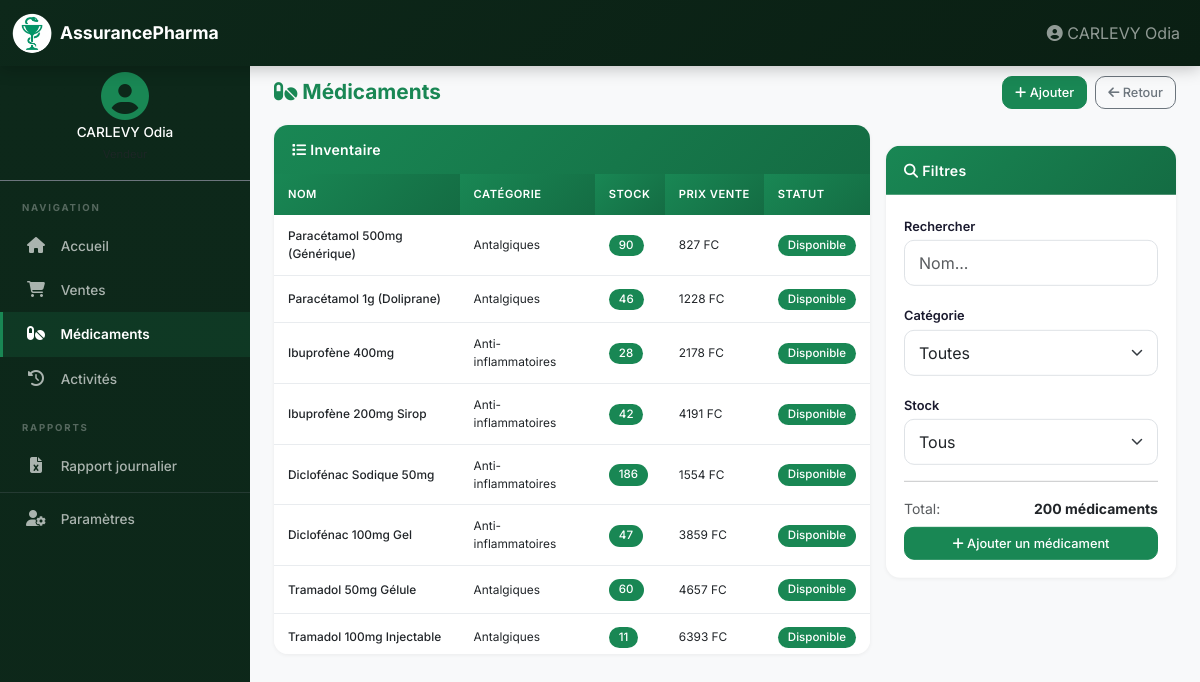
Page /employee/medicaments (signed in) on the committed database.
### app/models/__init__.py (models this page shows, shortened)
class Employee(UserMixin, db.Model):
    __tablename__ = 'employees'
    id = db.Column(db.Integer, primary_key=True)
    nom = db.Column(db.String(100), nullable=False)
    postnom = db.Column(db.String(100))
    prenom = db.Column(db.String(100), nullable=False)
    email = db.Column(db.String(120), unique=True, nullable=False, index=True)
    telephone = db.Column(db.String(20))
    fonction = db.Column(db.String(100), nullable=False)
    password_hash = db.Column(db.String(200), nullable=False)
    actif = db.Column(db.Boolean, default=True)
    gerant_id = db.Column(db.Integer, db.ForeignKey('users.id'), nullable=False)
    created_at = db.Column(db.DateTime, default=datetime.utcnow)
    updated_at = db.Column(db.DateTime, default=datetime.utcnow, onupdate=datetime.utcnow)
    photo = db.Column(db.String(255))
    sales = db.relationship('Sale', backref='employee', lazy=True)

class Medicine(db.Model):
    __tablename__ = 'medicines'
    id = db.Column(db.Integer, primary_key=True)
    nom = db.Column(db.String(150), nullable=False, index=True)
    categorie = db.Column(db.String(100), nullable=False)
    description = db.Column(db.Text)
    prix_achat = db.Column(db.Float, nullable=False)
    prix_vente = db.Column(db.Float, nullable=False)
    quantite = db.Column(db.Integer, default=0)
    stock_minimum = db.Column(db.Integer, default=10)
    date_expiration = db.Column(db.Date)
    gerant_id = db.Column(db.Integer, db.ForeignKey('users.id'), nullable=False)
    fournisseur_id = db.Column(db.Integer, db.ForeignKey('suppliers.id'))
    created_at = db.Column(db.DateTime, default=datetime.utcnow)
    updated_at = db.Column(db.DateTime, default=datetime.utcnow, onupdate=datetime.utcnow)
    fournisseur = db.relationship('Supplier', backref='medicines')
    sales_items = db.relationship('SaleItem', backref='medicine', lazy=True)
    @property
    def stock_faible(self):
        return self.quantite < self.stock_minimum

### app/routes/employee.py (the view)
@employee_bp.route('/medicaments')
@login_required
def medicines():
    if hasattr(current_user, 'role'):
        return redirect(url_for('dashboard.index'))
    medicines = Medicine.query.filter_by(gerant_id=current_user.gerant_id).all()
    categories = Category.query.filter_by(gerant_id=current_user.gerant_id).order_by(Category.nom).all()
    return render_template('employee/medicines.html', medicines=medicines, categories=categories)

### app/models/__init__.py (called while the page is built)
@login_manager.user_loader
def load_user(user_id):
    if user_id.startswith('E'):
        return Employee.query.get(int(user_id[1:]))
    return User.query.get(int(user_id))

### app/templates/employee/medicines.html (shortened to what this page needs)
{% extends "base.html" %}
{% block content %}
<div class="fade-in">
  <div class="d-flex justify-content-between align-items-center mb-3 flex-wrap gap-2">
    <h4 class="page-title mb-0"><i class="fas fa-pills"></i> Médicaments</h4>
    <div class="d-flex gap-2">
      <button class="btn btn-success btn-sm" data-bs-toggle="modal" data-bs-target="#addMedicineModal">
        <i class="fas fa-plus"></i> Ajouter
      </button>
      <a href="{{ url_for('employee.index') }}" class="btn btn-outline-secondary btn-sm">
        <i class="fas fa-arrow-left"></i> Retour
      </a>
    </div>
  </div>
  <div class="row g-2 g-md-3 mb-3">
    <div class="col-md-8">
      <div class="card">
        <div class="card-header"><i class="fas fa-list"></i> Inventaire</div>
        <div class="card-body p-0">
          <div class="table-responsive" style="max-height: 480px; overflow-y: auto;">
            <table class="table mb-0">
              <thead>
                <tr>
                  <th>Nom</th>
                  <th class="d-none d-sm-table-cell">Catégorie</th>
                  <th>Stock</th>
                  <th>Prix vente</th>
                  <th>Statut</th>
                </tr>
              </thead>
              <tbody>
                {% for m in medicines %}
                <tr>
                  <td class="small fw-medium">{{ m.nom }}</td>
                  <td class="d-none d-sm-table-cell small">{{ m.categorie }}</td>
                  <td>
                    <span class="badge {% if m.quantite <= 0 %}bg-dark{% elif m.stock_faible %}bg-danger{% else %}bg-success{% endif %}">
                      {{ m.quantite }}
                    </span>
                  </td>
                  <td class="small">{{ "%.0f"|format(m.prix_vente) }} FC</td>
                  <td>
                    {% if m.quantite <= 0 %}
                    <span class="badge bg-dark">Rupture</span>
                    {% elif m.stock_faible %}
                    <span class="badge bg-warning text-dark">Faible</span>
                    {% else %}
                    <span class="badge bg-success">Disponible</span>
                    {% endif %}
                  </td>
                </tr>
                {% endfor %}
              </tbody>
            </table>
          </div>
        </div>
      </div>
    </div>
    <div class="col-md-4">
      <div class="card sticky-md-top" style="top: 70px;">
        <div class="card-header"><i class="fas fa-search"></i> Filtres</div>
        <div class="card-body">
          <div class="mb-3">
            <label class="form-label">Rechercher</label>
            <input type="text" class="form-control form-control-sm" id="searchMed" placeholder="Nom..." onkeyup="filterMedicines(this.value)">
          </div>
          <div class="mb-3">
            <label class="form-label">Catégorie</label>
            <select class="form-select form-select-sm" id="categoryFilter" onchange="filterMedicines(document.getElementById('searchMed').value)">
              <option value="">Toutes</option>
            </select>
          </div>
          <div class="mb-3">
            <label class="form-label">Stock</label>
            <select class="form-select form-select-sm" id="stockFilter" onchange="filterMedicines(document.getElementById('searchMed').value)">
              <option value="">Tous</option>
            </select>
          </div>
          <hr>
          <div class="d-flex justify-content-between small">
            <span class="text-muted">Total:</span>
            <strong>{{ medicines|length }} médicaments</strong>
          </div>
          <button class="btn btn-success btn-sm w-100 mt-2" data-bs-toggle="modal" data-bs-target="#addMedicineModal">
            <i class="fas fa-plus"></i> Ajouter un médicament
          </button>
        </div>
      </div>
    </div>
  </div>
</div>
{% endblock %}

### app/templates/base.html (shortened to what this page needs)
<!doctype html>
<html lang="fr">
  <head>
    <link href="https://cdn.jsdelivr.net/npm/bootstrap@5.3.0/dist/css/bootstrap.min.css" rel="stylesheet" />
    <link rel="stylesheet" href="https://cdnjs.cloudflare.com/ajax/libs/font-awesome/6.5.0/css/all.min.css" />
    <link rel="stylesheet" href="{{ url_for('static', filename='css/style.css') }}" />
  </head>
  <body>
    <nav class="navbar navbar-expand-lg navbar-dark bg-primary fixed-top">
      <div class="container-fluid">
        <span class="navbar-brand">
          <img src="{{ url_for('static', filename='icons/Coupe_Hygie2.png') }}" alt="Logo" class="logo-img">
          <span class="brand-text">AssurancePharma</span>
        </span>
        <div class="collapse navbar-collapse" id="navbarNav">
          <ul class="navbar-nav ms-auto align-items-center">
            {% if current_user.is_authenticated %}
            <li class="nav-item">
              <span class="nav-link" style="cursor:default">
                <i class="fas fa-user-circle"></i>
                <span class="d-none d-md-inline">{{ current_user.prenom }} {{ current_user.nom }}</span>
              </span>
            </li>
            {% endif %}
          </ul>
        </div>
      </div>
    </nav>
    {% if current_user.is_authenticated %}
    <div class="app-layout">
      <div class="sidebar desktop-only">
        <div class="sidebar-user text-center py-3 border-bottom border-secondary">
          {% if current_user.photo %}
          <img src="{{ url_for('static', filename='uploads/' + current_user.photo) }}" alt="Photo" class="rounded-circle mb-1" style="width:50px;height:50px;object-fit:cover;border:2px solid var(--primary);">
          {% else %}
          <i class="fas fa-user-circle fa-3x mb-1" style="color:var(--primary);"></i>
          {% endif %}
          <h6 class="text-white mb-0" style="font-size:0.85rem;">{{ current_user.prenom }} {{ current_user.nom }}</h6>
          <small class="text-muted" style="font-size:0.7rem;">
          </small>
        </div>
        <div class="sidebar-section">Navigation</div>
        {% if current_user.role is defined and current_user.role in ('gerant', 'co-gerant') %}
        <a class="nav-link {% if request.endpoint == 'dashboard.index' %}active{% endif %}" href="{{ url_for('dashboard.index') }}"><i class="fas fa-home"></i> Dashboard</a>
        <a class="nav-link {% if request.endpoint and request.endpoint.startswith('medicines.') %}active{% endif %}" href="{{ url_for('medicines.list_medicines') }}"><i class="fas fa-pills"></i> Médicaments</a>
        <a class="nav-link {% if request.endpoint and request.endpoint.startswith('suppliers.') %}active{% endif %}" href="{{ url_for('suppliers.list_suppliers') }}"><i class="fas fa-truck"></i> Fournisseurs</a>
        <a class="nav-link {% if request.endpoint and request.endpoint.startswith('sales.') %}active{% endif %}" href="{{ url_for('sales.list_sales') }}"><i class="fas fa-shopping-cart"></i> Ventes</a>
        <div class="sidebar-section">Gestion</div>
        <a class="nav-link {% if request.endpoint and request.endpoint.startswith('employees.') %}active{% endif %}" href="{{ url_for('employees.list_employees') }}"><i class="fas fa-users"></i> Employés</a>
        <a class="nav-link {% if request.endpoint and request.endpoint.startswith('reports.') %}active{% endif %}" href="{{ url_for('reports.index') }}"><i class="fas fa-file-excel"></i> Rapports</a>
        <a class="nav-link {% if request.endpoint and request.endpoint.startswith('activities.') %}active{% endif %}" href="{{ url_for('activities.list_activities') }}"><i class="fas fa-history"></i> Activités</a>
        <a class="nav-link {% if request.endpoint and request.endpoint.startswith('categories.') %}active{% endif %}" href="{{ url_for('categories.list_categories') }}"><i class="fas fa-tags"></i> Catégories</a>
        {% if current_user.role == 'gerant' %}
        <a class="nav-link {% if request.endpoint and 'co_gerant' in request.endpoint %}active{% endif %}" href="{{ url_for('auth.list_co_gerants') }}"><i class="fas fa-user-friends"></i> Co-gérants</a>
        {% endif %}
        <hr class="border-secondary my-1">
        <a class="nav-link {% if request.endpoint == 'auth.profil' %}active{% endif %}" href="{{ url_for('auth.profil') }}"><i class="fas fa-user-cog"></i> Paramètres</a>
        {% else %}
        <a class="nav-link {% if request.endpoint == 'employee.index' %}active{% endif %}" href="{{ url_for('employee.index') }}"><i class="fas fa-home"></i> Accueil</a>
        <a class="nav-link {% if request.endpoint == 'sales.sales_interface' %}active{% endif %}" href="{{ url_for('sales.sales_interface') }}"><i class="fas fa-shopping-cart"></i> Ventes</a>
        <a class="nav-link {% if request.endpoint == 'employee.medicines' %}active{% endif %}" href="{{ url_for('employee.medicines') }}"><i class="fas fa-pills"></i> Médicaments</a>
        <a class="nav-link {% if request.endpoint == 'employee.activities' %}active{% endif %}" href="{{ url_for('employee.activities') }}"><i class="fas fa-history"></i> Activités</a>
        <div class="sidebar-section">Rapports</div>
        <a class="nav-link {% if request.endpoint == 'employee.report' %}active{% endif %}" href="{{ url_for('employee.report') }}"><i class="fas fa-file-excel"></i> Rapport journalier</a>
        <hr class="border-secondary my-1">
        <a class="nav-link {% if request.endpoint == 'auth.profil' %}active{% endif %}" href="{{ url_for('auth.profil') }}"><i class="fas fa-user-cog"></i> Paramètres</a>
        {% endif %}
      </div>
      <div class="main-content">
    {% else %}
    <div class="container-fluid px-0">
    {% endif %}
      {% block content %}{% endblock %}
    {% if current_user.is_authenticated %}
      </div>
    </div>
    {% else %}
    </div>
    {% endif %}
  </body>
</html>

### app/static/css/style.css (style rules this page uses)
:root { --primary: #198754; --primary-dark: #146c43; --primary-light: #d1e7dd; --primary-glow: rgba(25, 135, 84, 0.15); --secondary: #6c757d; --success: #198754; --warning: #ffc107; --danger: #dc3545; --info: #0dcaf0; --dark: #1a1a2e; --gray-100: #f8f9fa; --gray-200: #e9ecef; --gray-300: #dee2e6; --gray-600: #6c757d; --sidebar-width: 250px; --nav-height: 56px; --radius: 14px; --radius-sm: 10px; --shadow: 0 1px 4px rgba(0,0,0,0.06); --shadow-lg: 0 4px 20px rgba(0,0,0,0.1); }
* { box-sizing: border-box; }
body { padding-top: var(--nav-height); font-family: "Inter", "Segoe UI", Tahoma, Geneva, Verdana, sans-serif; background-color: var(--gray-100); color: var(--dark); min-height: 100vh; -webkit-font-smoothing: antialiased; }
.brand-text { font-weight: 700; font-size: 1.1rem; }
.logo-img { width: 40px; height: 40px; border-radius: 50%; object-fit: contain; margin-right: 8px; vertical-align: middle; }
.logo-img { width: 40px; height: 40px; border-radius:50%; object-fit: contain; margin-right: 8px; vertical-align: middle; }
.page-title { font-weight: 700; margin-bottom: 0; font-size: 1.3rem; color: var(--primary); }
.app-layout { display: flex; min-height: calc(100vh - var(--nav-height)); background: var(--gray-100); }
.sidebar { width: var(--sidebar-width); background: linear-gradient(180deg, #0d281a 0%, #0a1f13 100%); flex-shrink: 0; padding-top: 0; position: sticky; top: var(--nav-height); height: calc(100vh - var(--nav-height)); overflow-y: auto; z-index: 100; }
.sidebar .nav-link { color: rgba(255, 255, 255, 0.65); padding: 12px 22px; border-radius: 0; transition: all 0.2s; border-left: 3px solid transparent; font-size: 0.85rem; font-weight: 500; }
.sidebar .nav-link.active { color: white; background: rgba(25, 135, 84, 0.18); border-left-color: var(--primary); font-weight: 600; }
.sidebar .nav-link i { width: 22px; margin-right: 10px; text-align: center; font-size: 1rem; }
.sidebar .sidebar-section { color: rgba(255,255,255,0.3); font-size: 0.6rem; text-transform: uppercase; letter-spacing: 1.8px; padding: 20px 22px 8px; font-weight: 700; }
.sidebar-user { padding: 18px 20px 14px; }
.main-content { flex: 1; padding: 20px 24px; overflow-x: hidden; width: 100%; }
.navbar-dark.bg-primary { background: linear-gradient(135deg, #0d281a 0%, #0a1f13 100%) !important; box-shadow: 0 2px 16px rgba(0, 0, 0, 0.25); }
.navbar-brand { font-weight: 700; display: flex; align-items: center; }
.card { border: none; border-radius: var(--radius); box-shadow: var(--shadow); transition: box-shadow 0.3s, transform 0.2s; margin-bottom: 1rem; overflow: hidden; }
.card-header { background: linear-gradient(135deg, var(--primary) 0%, var(--primary-dark) 100%); color: white; border: none; padding: 14px 18px; font-weight: 600; font-size: 0.88rem; letter-spacing: 0.3px; }
.card-body { padding: 18px; }
.btn { border-radius: 10px; font-weight: 500; padding: 10px 18px; font-size: 0.88rem; transition: all 0.2s; }
.btn-sm { padding: 6px 12px; font-size: 0.8rem; }
.btn-success { background-color: var(--primary); border-color: var(--primary); }
.form-control, .form-select { border-radius: var(--radius-sm); border: 1px solid var(--gray-300); padding: 10px 14px; font-size: 16px; transition: border-color 0.2s, box-shadow 0.2s; }
.form-label { font-weight: 600; color: var(--dark); margin-bottom: 4px; font-size: 0.8rem; }
.table { background: white; margin-bottom: 0; font-size: 0.85rem; }
.table thead th { background: linear-gradient(135deg, var(--primary) 0%, var(--primary-dark) 100%); color: white; border: none; padding: 12px 14px; font-weight: 600; font-size: 0.7rem; text-transform: uppercase; letter-spacing: 0.5px; white-space: nowrap; position: sticky; top: 0; z-index: 2; }
.table tbody td { padding: 12px 14px; border-color: var(--gray-200); vertical-align: middle; }
.table tbody tr { transition: background 0.15s; }
.badge { padding: 5px 10px; border-radius: 20px; font-weight: 500; font-size: 0.72rem; }
.fade-in { animation: fadeIn 0.3s ease-out; }
.bg-primary { background-color: var(--primary) !important; }

### rows in the picture
Employee: prenom "CARLEVY", nom "Odia"
Medicine: nom "Paracétamol 500mg (Générique)", categorie "Antalgiques", quantite "90", prix_vente "827", stock_minimum "Disponible"
Medicine: nom "Paracétamol 1g (Doliprane)", categorie "Antalgiques", quantite "46", prix_vente "1228", stock_minimum "Disponible"
Medicine: nom "Ibuprofène 400mg", categorie "Anti-inflammatoires", quantite "28", prix_vente "2178", stock_minimum "Disponible"
Medicine: nom "Ibuprofène 200mg Sirop", categorie "Anti-inflammatoires", quantite "42", prix_vente "4191", stock_minimum "Disponible"
Medicine: nom "Diclofénac Sodique 50mg", categorie "Anti-inflammatoires", quantite "186", prix_vente "1554", stock_minimum "Disponible"
Medicine: nom "Diclofénac 100mg Gel", categorie "Anti-inflammatoires", quantite "47", prix_vente "3859", stock_minimum "Disponible"
Medicine: nom "Tramadol 50mg Gélule", categorie "Antalgiques", quantite "60", prix_vente "4657", stock_minimum "Disponible"
Medicine: nom "Tramadol 100mg Injectable", categorie "Antalgiques", quantite "11", prix_vente "6393", stock_minimum "Disponible"

### other values in the picture
{{ medicines|length }} "200"
